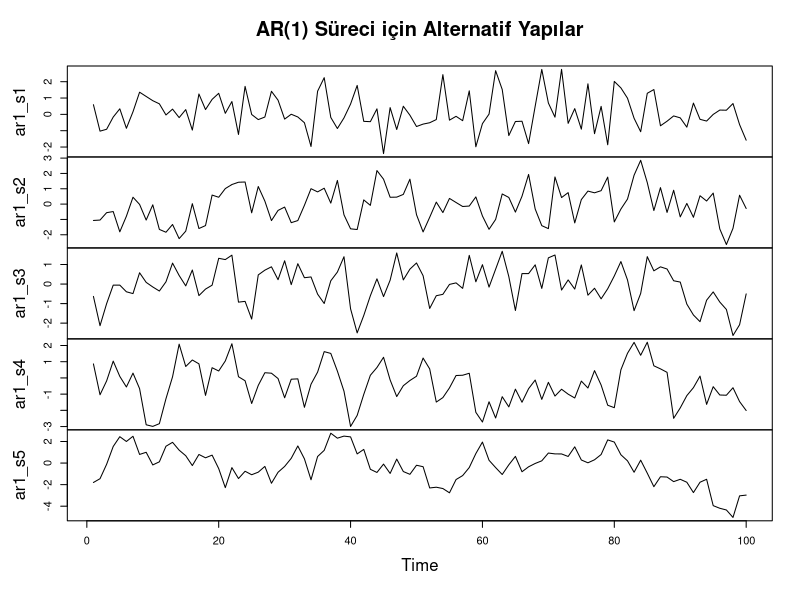
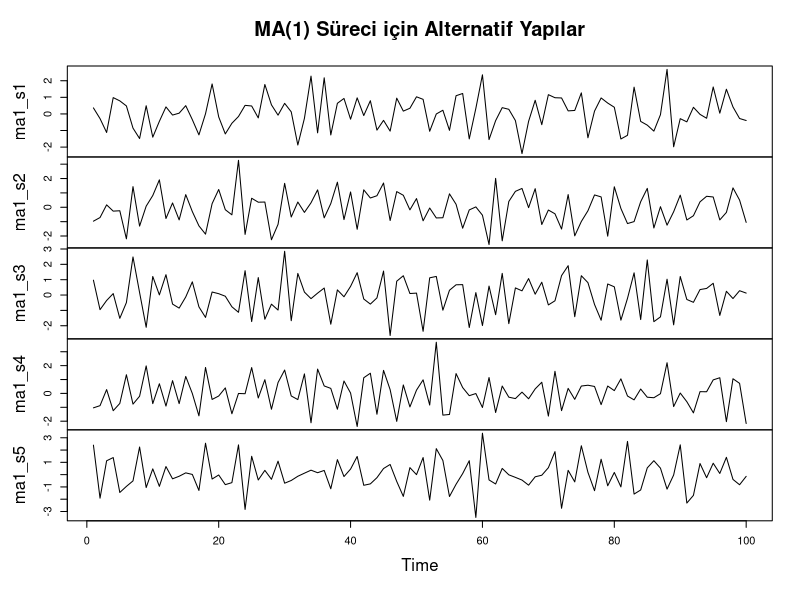
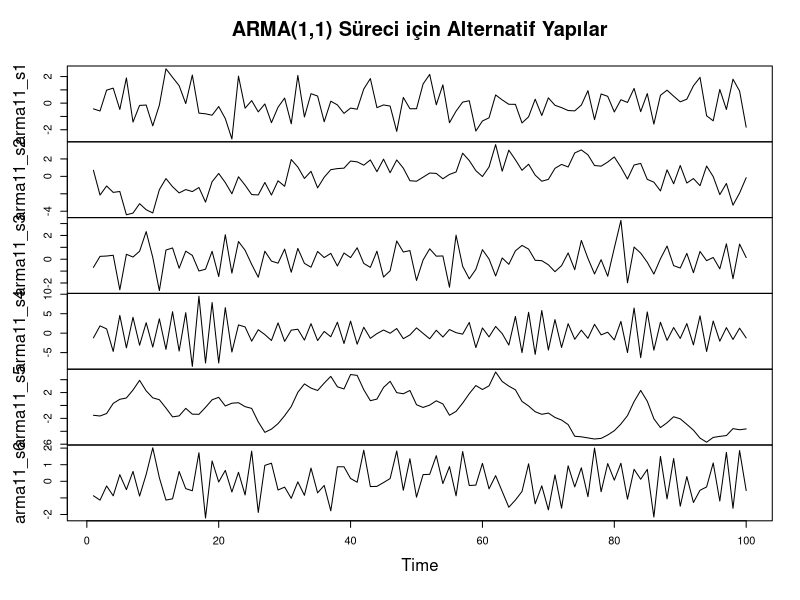
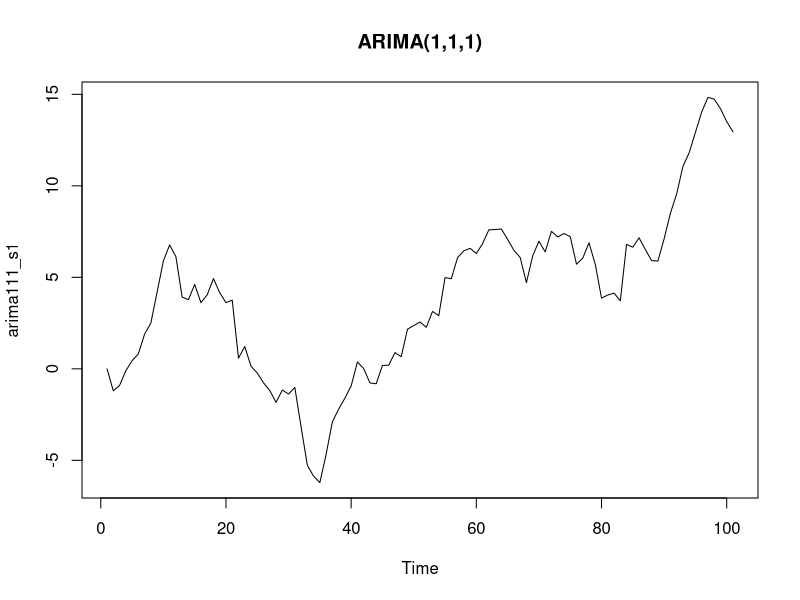
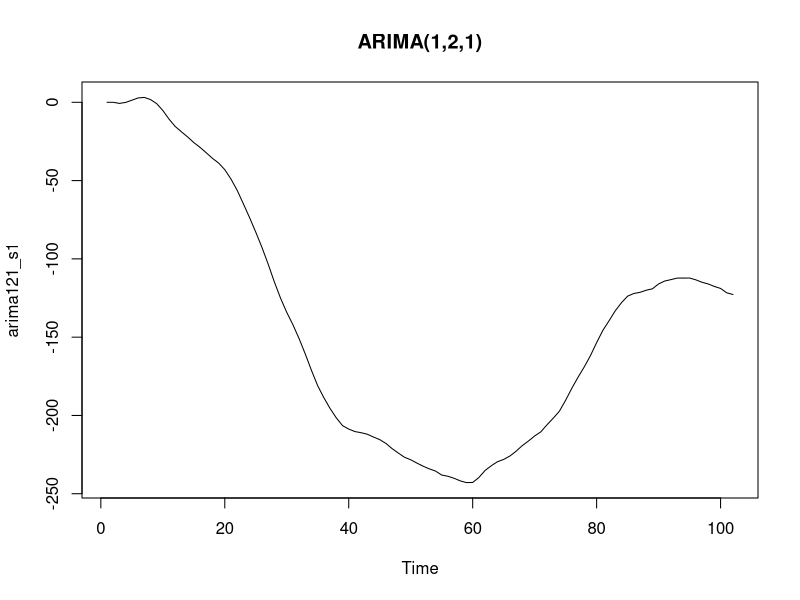
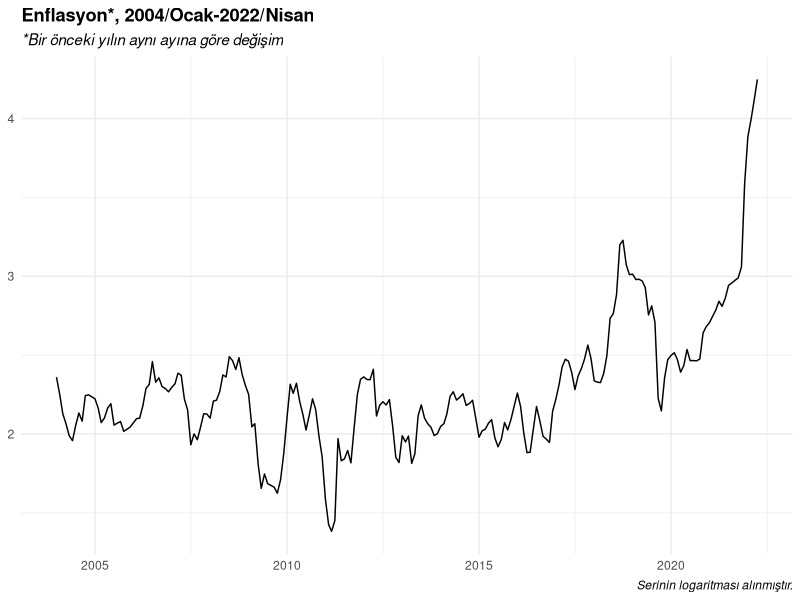
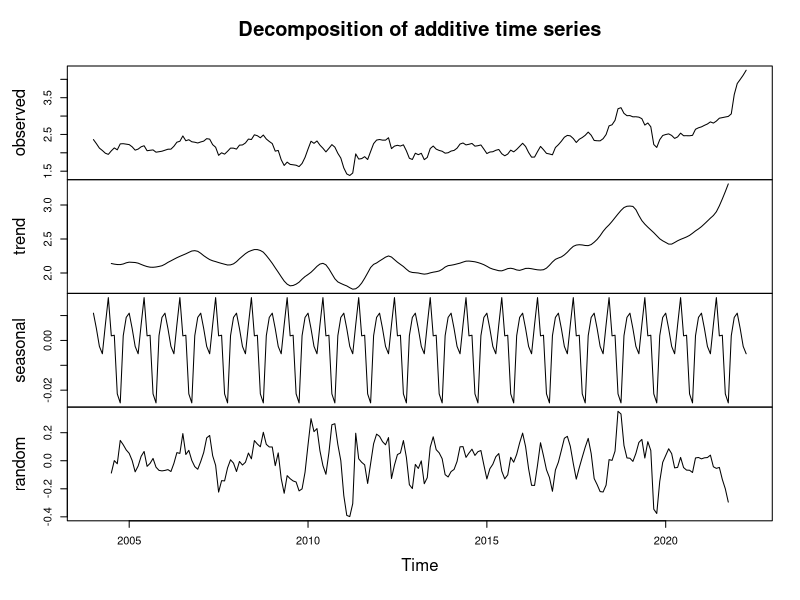
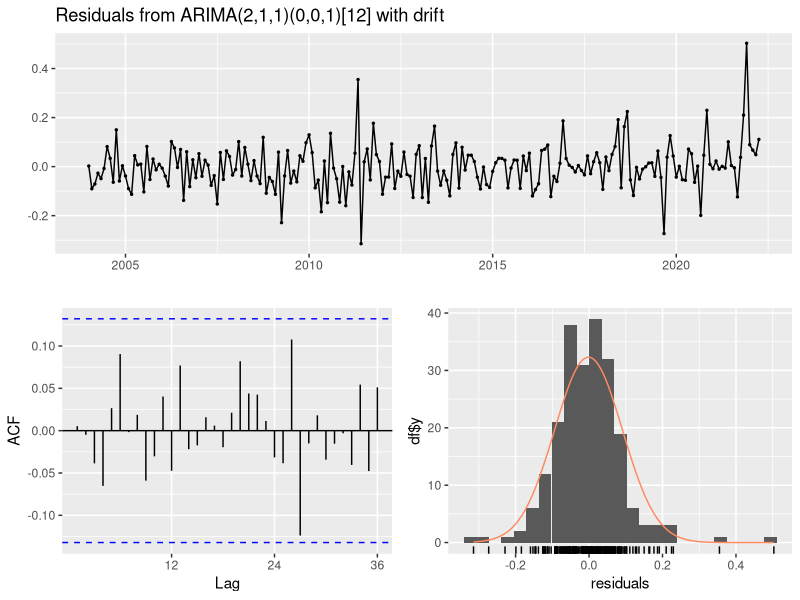

Source code (R) for these figures, in order:
## ---- chunk 1
knitr::opts_chunk$set(echo = FALSE)
options(scipen = 999)
## ---- chunk 2

ar1_s1 <- arima.sim(model = list(ar = 0), n = 100)

## ---- chunk 3

ar1_s2 <- arima.sim(model = list(ar = 0.3), n = 100)

## ---- chunk 4

ar1_s3 <- arima.sim(model = list(ar = 0.5), n = 100)

## ---- chunk 5

ar1_s4 <- arima.sim(model = list(ar = 0.7), n = 100)

## ---- chunk 6

ar1_s5 <- arima.sim(model = list(ar = 0.9), n = 100)

## ---- chunk 7

plot.ts(cbind(ar1_s1,ar1_s2,ar1_s3,ar1_s4,ar1_s5),
        nc = 1,
        main = "AR(1) Süreci için Alternatif Yapılar")

## ---- chunk 8

ma1_s1 <- arima.sim(model = list(ma = 0), n = 100)

## ---- chunk 9

ma1_s2 <- arima.sim(model = list(ma = -0.3), n = 100)

## ---- chunk 10

ma1_s3 <- arima.sim(model = list(ma = -0.5), n = 100)

## ---- chunk 11

ma1_s4 <- arima.sim(model = list(ma = -0.7), n = 100)

## ---- chunk 12

ma1_s5 <- arima.sim(model = list(ma = -0.9), n = 100)

## ---- chunk 13

plot.ts(cbind(ma1_s1,ma1_s2,ma1_s3,ma1_s4,ma1_s5),
        nc = 1,
        main = "MA(1) Süreci için Alternatif Yapılar")

## ---- chunk 14

arma11_s1 <- arima.sim(model = list(ar = 0.3, ma = -0.3), n = 100)

## ---- chunk 15

arma11_s2 <- arima.sim(model = list(ar = 0.8, ma = -0.3), n = 100)

## ---- chunk 16

arma11_s3 <- arima.sim(model = list(ar = 0.3, ma = -0.8), n = 100)

## ---- chunk 17

arma11_s4 <- arima.sim(model = list(ar = -0.8, ma = -0.8), n = 100)

## ---- chunk 18

arma11_s5 <- arima.sim(model = list(ar = 0.8, ma = 0.8), n = 100)

## ---- chunk 19

arma11_s6 <- arima.sim(model = list(ar = -0.9, ma = 0.8), n = 100)

## ---- chunk 20

plot.ts(cbind(arma11_s1,arma11_s2,arma11_s3,arma11_s4,arma11_s5,arma11_s6),
        nc = 1,
        main = "ARMA(1,1) Süreci için Alternatif Yapılar")

## ---- chunk 21

arima111_s1 <- arima.sim(model = list(order = c(1,1,1), ar = 0.5, ma = -0.3), n = 100)
plot.ts(arima111_s1, main = "ARIMA(1,1,1)")

## ---- chunk 22

arima121_s1 <- arima.sim(model = list(order = c(1,2,1), ar = 0.5, ma = -0.3), n = 100)
plot.ts(arima121_s1, main = "ARIMA(1,2,1)")

## ---- chunk 23

library(tidyverse)
library(forecast)

df <- readxl::read_excel("data.xlsx") %>% 
  mutate(tarih = as.Date(paste0(tarih,"-",1)),
         lenf = log(enf))

enflasyon <- ts(data = df$lenf,
                start = c(2004,1),
                end = c(2022,4),
                frequency = 12)

## ---- chunk 24

ggplot(df, aes(x = tarih, y = lenf)) +
  geom_line() +
  theme_minimal() +
  theme(axis.title = element_blank(),
        plot.title = element_text(face = "bold"),
        plot.subtitle = element_text(face = "italic"),
        plot.caption = element_text(face = "italic")) +
  labs(
    title = "Enflasyon*, 2004/Ocak-2022/Nisan",
    subtitle = "*Bir önceki yılın aynı ayına göre değişim",
    caption = "Serinin logaritması alınmıştır."
  )

## ---- chunk 25

plot(decompose(enflasyon))

## ---- chunk 26

model <- auto.arima(y = enflasyon, ic = "aic") # trace = TRUE olursa tüm modeller izlenebilir
model
checkresiduals(model)

## ---- chunk 27

ongoru <- forecast(model, h = 8) # Mayıs-Aralık = 8 ay

model_output <- data.frame(
  tarih = df$tarih,
  Fit = model$fitted,
  Enflasyon = model$x
) %>% 
  bind_rows(
    data.frame(
      tarih = seq(as.Date("2022-05-01"),as.Date("2022-12-01"),by = "months"),
      Fit = rep(NA,8),
      Enflasyon = rep(NA,8)
    )
  ) %>% 
  mutate(`Öngörü` = c(rep(NA,220),ongoru$mean),
         `Alt95` = c(rep(NA,220),ongoru$lower[,2]),
         `Üst95` = c(rep(NA,220),ongoru$upper[,2])) %>% 
  pivot_longer(!tarih, names_to = "var", values_to = "val")

ggplot(model_output %>% filter(!(var %in% c("Alt95","Üst95"))),
       aes(x = tarih, y = exp(val), color = var)) +
  geom_line() +
  theme_minimal() +
  theme(axis.title = element_blank(),
        legend.title = element_blank(),
        legend.position = "top",
        plot.title = element_text(face = "bold")) +
  scale_color_manual(values = c("red","gray40","blue","gray","gray")) +
  labs(title = "Fit Değerler ve Gerçek Enflasyon + Öngörü")

## ---- chunk 28

library(kableExtra)

model_output %>% 
  filter(var %in% c("Öngörü","Alt95","Üst95")) %>% 
  pivot_wider(names_from = "var", values_from = "val") %>% 
  mutate_at(vars(-tarih), function(x) exp(x)) %>% 
  na.omit() %>% 
  kbl() %>% 
  kable_styling()

## ---- chunk 29

autoplot(forecast(model, h = 8))
